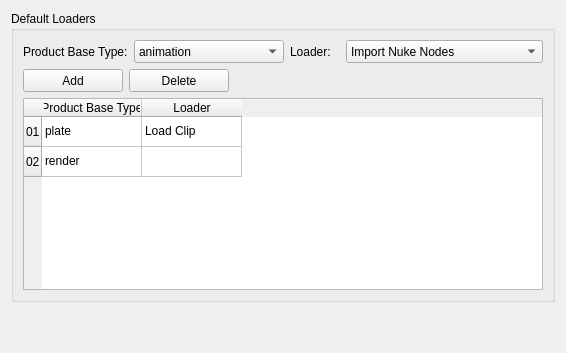
     <widget class="QWidget" name="tab">
      <attribute name="title">
       <string>Preferences</string>
      </attribute>
      <layout class="QVBoxLayout" name="verticalLayout_20">
       <item>
        <layout class="QVBoxLayout" name="verticalLayout_19">
         <item>
          <widget class="QGroupBox" name="groupBox">
           <property name="title">
            <string>Default Loaders</string>
           </property>
           <layout class="QVBoxLayout" name="verticalLayout_18">
            <item>
             <layout class="QVBoxLayout" name="verticalLayout_14">
              <item>
               <layout class="QHBoxLayout" name="horizontalLayout_26">
                <item>
                 <layout class="QHBoxLayout" name="horizontalLayout_24">
                  <item>
                   <widget class="QLabel" name="label_13">
                    <property name="sizePolicy">
                     <sizepolicy hsizetype="Fixed" vsizetype="Fixed">
                      <horstretch>0</horstretch>
                      <verstretch>0</verstretch>
                     </sizepolicy>
                    </property>
                    <property name="minimumSize">
                     <size>
                      <width>100</width>
                      <height>23</height>
                     </size>
                    </property>
                    <property name="text">
                     <string>Product Base Type:</string>
                    </property>
                   </widget>
                  </item>
                  <item>
                   <widget class="QComboBox" name="prefs_product_base_type">
                    <property name="sizePolicy">
                     <sizepolicy hsizetype="Fixed" vsizetype="Fixed">
                      <horstretch>0</horstretch>
                      <verstretch>0</verstretch>
                     </sizepolicy>
                    </property>
                    <property name="minimumSize">
                     <size>
                      <width>150</width>
                      <height>23</height>
                     </size>
                    </property>
                    <item>
                     <property name="text">
                      <string>animation</string>
                     </property>
                    </item>
                    <item>
                     <property name="text">
                      <string>camera</string>
                     </property>
                    </item>
                    <item>
                     <property name="text">
                      <string>effect</string>
                     </property>
                    </item>
                    <item>
                     <property name="text">
                      <string>fbx</string>
                     </property>
                    </item>
                    <item>
                     <property name="text">
                      <string>gizmo</string>
                     </property>
                    </item>
                    <item>
                     <property name="text">
                      <string>image</string>
                     </property>
                    </item>
                    <item>
                     <property name="text">
                      <string>lensDistortion</string>
                     </property>
                    </item>
                    <item>
                     <property name="text">
                      <string>matchmove</string>
                     </property>
                    </item>
                    <item>
                     <property name="text">
                      <string>model</string>
                     </property>
                    </item>
                    <item>
                     <property name="text">
                      <string>nukenodes</string>
                     </property>
                    </item>
                    <item>
                     <property name="text">
                      <string>ociolook</string>
                     </property>
                    </item>
                    <item>
                     <property name="text">
                      <string>plate</string>
                     </property>
                    </item>
                    <item>
                     <property name="text">
                      <string>pointcache</string>
                     </property>
                    </item>
                    <item>
                     <property name="text">
                      <string>prerender</string>
                     </property>
                    </item>
                    <item>
                     <property name="text">
                      <string>render</string>
                     </property>
                    </item>
                    <item>
                     <property name="text">
                      <string>render2d</string>
                     </property>
                    </item>
                    <item>
                     <property name="text">
                      <string>review</string>
                     </property>
                    </item>
                    <item>
                     <property name="text">
                      <string>source</string>
                     </property>
                    </item>
                    <item>
                     <property name="text">
                      <string>usd</string>
                     </property>
                    </item>
                    <item>
                     <property name="text">
                      <string>workfile</string>
                     </property>
                    </item>
                    <item>
                     <property name="text">
                      <string>write</string>
                     </property>
                    </item>
                    <item>
                     <property name="text">
                      <string>yeticache</string>
                     </property>
                    </item>
                   </widget>
                  </item>
                 </layout>
                </item>
                <item>
                 <layout class="QHBoxLayout" name="horizontalLayout_25">
                  <item>
                   <widget class="QLabel" name="label_14">
                    <property name="sizePolicy">
                     <sizepolicy hsizetype="Fixed" vsizetype="Fixed">
                      <horstretch>0</horstretch>
                      <verstretch>0</verstretch>
                     </sizepolicy>
                    </property>
                    <property name="minimumSize">
                     <size>
                      <width>50</width>
                      <height>23</height>
                     </size>
                    </property>
                    <property name="text">
                     <string>Loader:</string>
                    </property>
                   </widget>
                  </item>
                  <item>
                   <widget class="QComboBox" name="prefs_loader">
                    <property name="sizePolicy">
                     <sizepolicy hsizetype="Fixed" vsizetype="Fixed">
                      <horstretch>0</horstretch>
                      <verstretch>0</verstretch>
                     </sizepolicy>
                    </property>
                    <property name="minimumSize">
                     <size>
                      <width>150</width>
                      <height>23</height>
                     </size>
                    </property>
                    <item>
                     <property name="text">
                      <string>Import Nuke Nodes</string>
                     </property>
                    </item>
                    <item>
                     <property name="text">
                      <string>Load Alembic Camera</string>
                     </property>
                    </item>
                    <item>
                     <property name="text">
                      <string>Load Clip</string>
                     </property>
                    </item>
                    <item>
                     <property name="text">
                      <string>Load Effects - Input Process</string>
                     </property>
                    </item>
                    <item>
                     <property name="text">
                      <string>Load Effects - nodes</string>
                     </property>
                    </item>
                    <item>
                     <property name="text">
                      <string>Load FBX Camera</string>
                     </property>
                    </item>
                    <item>
                     <property name="text">
                      <string>Load Geo</string>
                     </property>
                    </item>
                    <item>
                     <property name="text">
                      <string>Load GeoImport</string>
                     </property>
                    </item>
                    <item>
                     <property name="text">
                      <string>Load GeoReference</string>
                     </property>
                    </item>
                    <item>
                     <property name="text">
                      <string>Load Gizmo</string>
                     </property>
                    </item>
                    <item>
                     <property name="text">
                      <string>Load Gizmo - Input Process</string>
                     </property>
                    </item>
                    <item>
                     <property name="text">
                      <string>Load Image</string>
                     </property>
                    </item>
                    <item>
                     <property name="text">
                      <string>Load OcioLook [nodes]</string>
                     </property>
                    </item>
                    <item>
                     <property name="text">
                      <string>Load Precomp</string>
                     </property>
                    </item>
                    <item>
                     <property name="text">
                      <string>Load USD Camera</string>
                     </property>
                    </item>
                    <item>
                     <property name="text">
                      <string>Open in RV</string>
                     </property>
                    </item>
                    <item>
                     <property name="text">
                      <string>Run matchmove script</string>
                     </property>
                    </item>
                    <item>
                     <property name="text">
                      <string>Set frame range</string>
                     </property>
                    </item>
                    <item>
                     <property name="text">
                      <string>Set frame range (with handles)</string>
                     </property>
                    </item>
                   </widget>
                  </item>
                 </layout>
                </item>
               </layout>
              </item>
              <item>
               <layout class="QHBoxLayout" name="horizontalLayout_27">
                <item>
                 <widget class="QPushButton" name="prefs_default_loaders_add">
                  <property name="sizePolicy">
                   <sizepolicy hsizetype="Fixed" vsizetype="Fixed">
                    <horstretch>0</horstretch>
                    <verstretch>0</verstretch>
                   </sizepolicy>
                  </property>
                  <property name="minimumSize">
                   <size>
                    <width>100</width>
                    <height>23</height>
                   </size>
                  </property>
                  <property name="text">
                   <string>Add</string>
                  </property>
                 </widget>
                </item>
                <item>
                 <widget class="QPushButton" name="prefs_default_loaders_delete">
                  <property name="sizePolicy">
                   <sizepolicy hsizetype="Fixed" vsizetype="Fixed">
                    <horstretch>0</horstretch>
                    <verstretch>0</verstretch>
                   </sizepolicy>
                  </property>
                  <property name="minimumSize">
                   <size>
                    <width>100</width>
                    <height>23</height>
                   </size>
                  </property>
                  <property name="text">
                   <string>Delete</string>
                  </property>
                 </widget>
                </item>
                <item>
                 <spacer name="horizontalSpacer_4">
                  <property name="orientation">
                   <enum>Qt::Horizontal</enum>
                  </property>
                  <property name="sizeHint" stdset="0">
                   <size>
                    <width>40</width>
                    <height>20</height>
                   </size>
                  </property>
                 </spacer>
                </item>
               </layout>
              </item>
              <item>
               <widget class="QTableWidget" name="prefs_default_loaders">
                <property name="sizePolicy">
                 <sizepolicy hsizetype="MinimumExpanding" vsizetype="Fixed">
                  <horstretch>0</horstretch>
                  <verstretch>0</verstretch>
                 </sizepolicy>
                </property>
                <property name="minimumSize">
                 <size>
                  <width>250</width>
                  <height>180</height>
                 </size>
                </property>
                <row>
                 <property name="text">
                  <string>01</string>
                 </property>
                </row>
                <row>
                 <property name="text">
                  <string>02</string>
                 </property>
                </row>
                <column>
                 <property name="text">
                  <string>Product Base Type</string>
                 </property>
                </column>
                <column>
                 <property name="text">
                  <string>Loader</string>
                 </property>
                </column>
                <item row="0" column="0">
                 <property name="text">
                  <string>plate</string>
                 </property>
                </item>
                <item row="0" column="1">
                 <property name="text">
                  <string>Load Clip</string>
                 </property>
                </item>
                <item row="1" column="0">
                 <property name="text">
                  <string>render</string>
                 </property>
                </item>
               </widget>
              </item>
             </layout>
            </item>
           </layout>
          </widget>
         </item>
         <item>
          <spacer name="verticalSpacer">
           <property name="orientation">
            <enum>Qt::Vertical</enum>
           </property>
           <property name="sizeHint" stdset="0">
            <size>
             <width>20</width>
             <height>40</height>
            </size>
           </property>
          </spacer>
         </item>
        </layout>
       </item>
      </layout>
     </widget>
